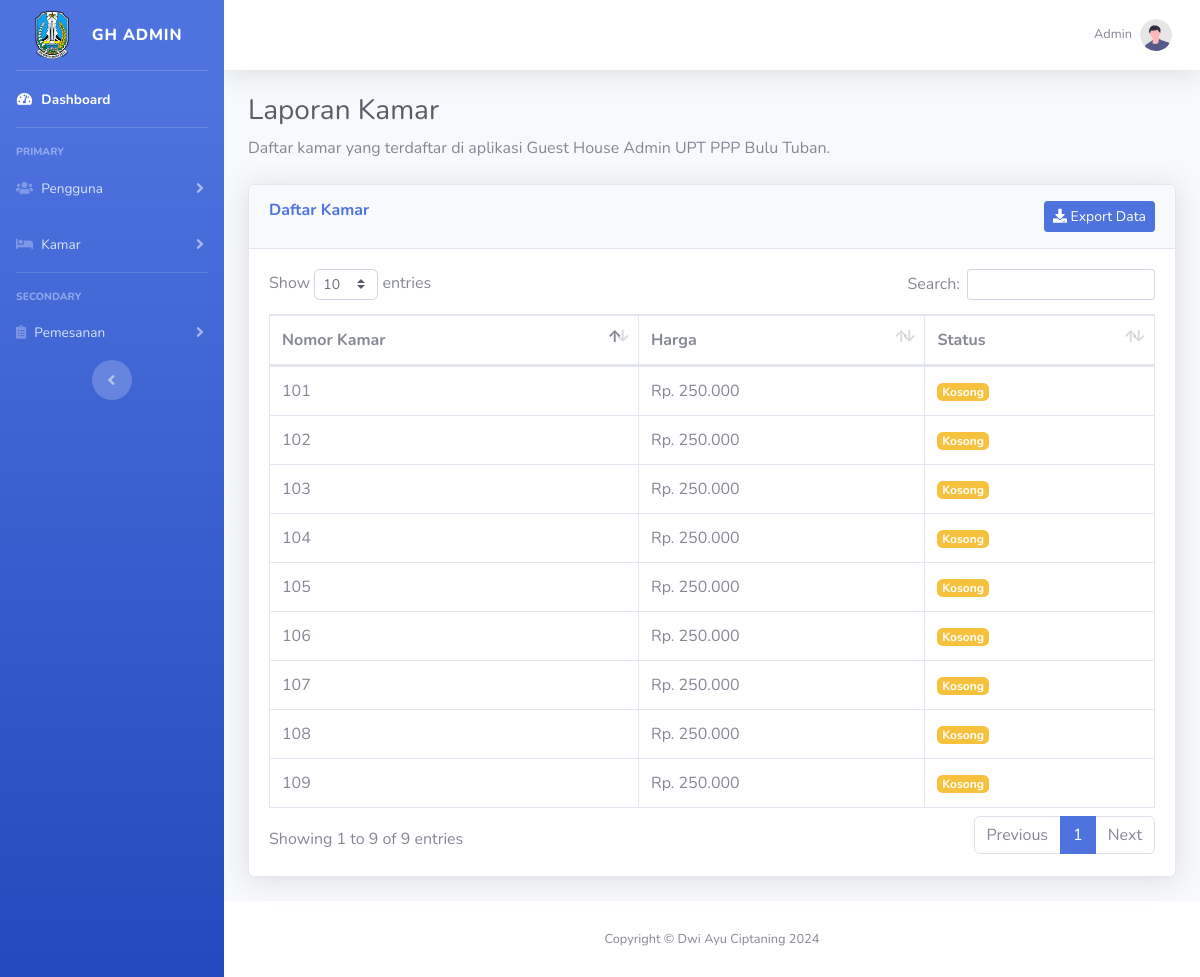
The app's page /laporan_kamar.php (signed in) with its own data.
### tables this page shows
CREATE TABLE `rooms` (
  `id` int(11) NOT NULL,
  `room_number` int(11) DEFAULT NULL,
  `harga` int(10) NOT NULL,
  `status` varchar(20) DEFAULT 'available'
);

### laporan_kamar.php (the view, shortened to what this page needs)
<?php
    include 'functions/koneksi.php';
    $query_kamar = mysqli_query($conn, "SELECT * FROM rooms");
    $query_hasil_kamar = mysqli_fetch_all($query_kamar, MYSQLI_ASSOC);
?>
<!DOCTYPE html>
<html lang="en">
<head>
    <link href="assets/admin/vendor/fontawesome-free/css/all.min.css" rel="stylesheet" type="text/css">
    <link href="assets/admin/css/sb-admin-2.min.css" rel="stylesheet">
    <link href="assets/admin/vendor/datatables/dataTables.bootstrap4.min.css" rel="stylesheet">
</head>
<body id="page-top">
    <div id="wrapper">
    <?php
        if($_SESSION['role'] == 'admin'){
        ?>
        <ul class="navbar-nav bg-gradient-primary sidebar sidebar-dark accordion" id="accordionSidebar">
            <a class="sidebar-brand d-flex align-items-center justify-content-center" href="index.php">
                <img src="assets/admin/img/pppbulutuban.png" alt="" width="50px">
                <div class="sidebar-brand-text mx-3">GH Admin</div>
            </a>
            <hr class="sidebar-divider my-0">
            <li class="nav-item active">
                <a class="nav-link" href="dashboard.php">
                    <i class="fas fa-fw fa-tachometer-alt"></i>
                    <span>Dashboard</span></a>
            </li>
            <hr class="sidebar-divider">
            <div class="sidebar-heading">
                Primary
            </div>
            <li class="nav-item">
                <a class="nav-link collapsed" href="#" data-toggle="collapse" data-target="#collapseTwo"
                    aria-expanded="true" aria-controls="collapseTwo">
                    <i class="fas fa-users"></i>
                    <span>Pengguna</span>
                </a>
            </li>
            <li class="nav-item">
                <a class="nav-link collapsed" href="#" data-toggle="collapse" data-target="#collapseUtilities"
                    aria-expanded="true" aria-controls="collapseUtilities">
                    <i class="fas fa-bed"></i>
                    <span>Kamar</span>
                </a>
            </li>
            <hr class="sidebar-divider">
            <div class="sidebar-heading">
                Secondary
            </div>
            <li class="nav-item">
                <a class="nav-link collapsed" href="#" data-toggle="collapse" data-target="#collapsePages"
                    aria-expanded="true" aria-controls="collapsePages">
                    <i class="fas fa-clipboard-list"></i>
                    <span>Pemesanan</span>
                </a>
            </li>
            <div class="text-center d-none d-md-inline">
                <button class="rounded-circle border-0" id="sidebarToggle"></button>
            </div>
        </ul>
        <?php
        }
        ?>
        <div id="content-wrapper" class="d-flex flex-column">
            <div id="content">
            <nav class="navbar navbar-expand navbar-light bg-white topbar mb-4 static-top shadow">
                <ul class="navbar-nav ml-auto">
                    <li class="nav-item dropdown no-arrow">
                        <a class="nav-link dropdown-toggle" href="#" id="userDropdown" role="button"
                            data-toggle="dropdown" aria-haspopup="true" aria-expanded="false">
                            <span class="mr-2 d-none d-lg-inline text-gray-600 small"><?= $_SESSION['nama'] ?? 'Guest' ?></span>
                            <img class="img-profile rounded-circle"
                                src="assets/admin/img/undraw_profile.svg">
                        </a>
                    </li>
                </ul>
            </nav>
                <div class="container-fluid">
                    <h1 class="h3 mb-2 text-gray-800">Laporan Kamar</h1>
                    <p class="mb-4">Daftar kamar yang terdaftar di aplikasi Guest House Admin UPT PPP Bulu Tuban.</p>
                    <div class="card shadow mb-4">
                        <div class="card-header py-3">
                            <h6 class="m-0 font-weight-bold text-primary float-left">Daftar Kamar</h6>
                            <a href="functions/exportKamar.php" class="btn btn-primary btn-sm float-right" target="_blank"><i class="fas fa-download"></i> Export Data</a>
                        </div>
                        <div class="card-body">
                            <div class="table-responsive">
                                <table class="table table-bordered" id="dataTable" width="100%" cellspacing="0">
                                    <thead>
                                        <tr>
                                            <th>Nomor Kamar</th>
                                            <th>Harga</th>
                                            <th>Status</th>
                                        </tr>
                                    </thead>
                                    <tbody>
                                    <?php
                                        foreach($query_hasil_kamar as $kamar){
                                        ?>
                                        <tr>
                                            <td><?= $kamar['room_number'] ?></td>
                                            <td>Rp. <?= number_format($kamar['harga'], 0, ',', '.') ?>
                                            <td>
                                                <?php
                                                if($kamar['status'] == 'available'){
                                                    echo '<span class="badge badge-warning">Kosong</span>';
                                                }else{
                                                    echo '<span class="badge badge-success">Terisi</span>';
                                                }
                                                ?>
                                        </tr>
                                        <?php
                                        }
                                        ?>
                                    </tbody>
                                </table>
                            </div>
                        </div>
                    </div>
                </div>
            </div>
            <footer class="sticky-footer bg-white">
                <div class="container my-auto">
                    <div class="copyright text-center my-auto">
                        <span>Copyright &copy; Dwi Ayu Ciptaning 2024</span>
                    </div>
                </div>
            </footer>
        </div>
    </div>
</body>
</html>

### records on screen
rooms: room_number "101", harga "250.000", status "Kosong"
rooms: room_number "102", harga "250.000", status "Kosong"
rooms: room_number "103", harga "250.000", status "Kosong"
rooms: room_number "104", harga "250.000", status "Kosong"
rooms: room_number "105", harga "250.000", status "Kosong"
rooms: room_number "106", harga "250.000", status "Kosong"
rooms: room_number "107", harga "250.000", status "Kosong"
rooms: room_number "108", harga "250.000", status "Kosong"
rooms: room_number "109", harga "250.000", status "Kosong"

### other values on screen
$_SESSION['nama'] "Admin"
